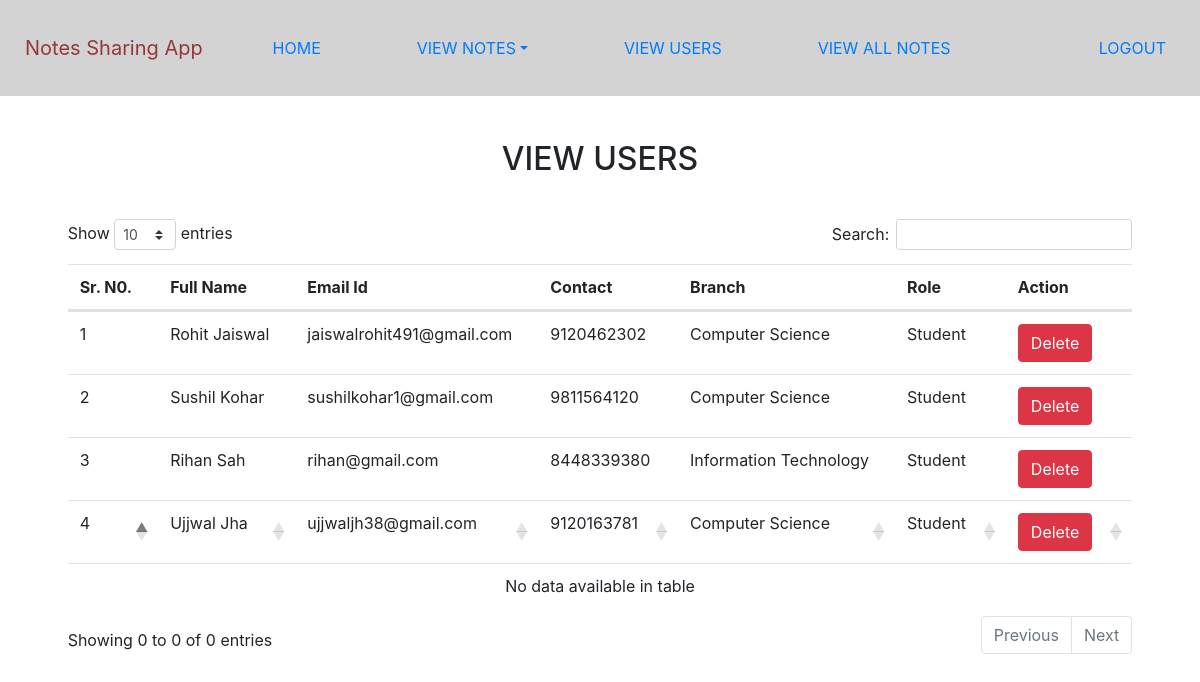
The page /view_users (signed in) on the database its author committed.
### notes/models.py (models this page shows, shortened)
class Signup(models.Model):
    user = models.ForeignKey(User, on_delete=models.CASCADE)
    contact = models.CharField(max_length=10,null=True)
    branch = models.CharField(max_length=30)
    role = models.CharField(max_length=15)

### notes/views.py (the view)
# urls.py: path('view_users',view_users,name='view_users'),
def view_users(request):
    if not request.user.is_authenticated:
        return redirect('login_admin')
    users = Signup.objects.all()
    d = {'users':users}
    return render(request,'view_users.html',d)

### notes/templates/view_users.html (shortened to what this page needs)
{% extends 'admin_nav.html' %}
{% load static %}
{% block body %}
<link rel="stylesheet" href="https://cdnjs.cloudflare.com/ajax/libs/twitter-bootstrap/4.5.2/css/bootstrap.css">
<link rel="stylesheet" href="https://cdn.datatables.net/1.10.24/css/dataTables.bootstrap4.min.css">
<div class="container mt-5">
    <h2 class="text-center">VIEW USERS</h2>
    <table class="table table=bordered" id="example">
       <thead>
           <tr>
               <th>Sr. N0.</th>
               <th>Full Name</th>
               <th>Email Id</th>
               <th>Contact</th>
               <th>Branch</th>
               <th>Role</th>
               <th>Action</th>
           </tr>
           {% for i in users %}
           <tr>
               <td>{{forloop.counter}}</td>
               <td style="text-transform: capitalize">{{i.user.first_name}} {{i.user.last_name}}</td>
               <td>{{i.user.username}}</td>
               <td>{{i.contact}}</td>
               <td>{{i.branch}}</td>
               <td>{{i.role}}</td>
               <td><a href="{% url 'delete_users' i.user.id %}" class = "btn btn-danger" onclick="return confirm('Are you sure?')">Delete</a></td>
           </tr>
           {% endfor %}
       </thead>
   </table>
</div>
{% endblock %}

### notes/templates/view_users.html (style rules this page uses)
.container { margin-top: 140px!important; display: flex; flex-direction: column; align-items: center; justify-content: center; margin-top: 140px; width: 94% !important; align-self: center; }

### rows shown on the page
Signup: user.first_name "Rohit", user.last_name "Jaiswal", user.username "jaiswalrohit491@gmail.com", contact "9120462302", branch "Computer Science", role "Student"
Signup: user.first_name "Sushil", user.last_name "Kohar", user.username "sushilkohar1@gmail.com", contact "9811564120", branch "Computer Science", role "Student"
Signup: user.first_name "Rihan", user.last_name "Sah", user.username "rihan@gmail.com", contact "8448339380", branch "Information Technology", role "Student"
Signup: user.first_name "Ujjwal", user.last_name "Jha", user.username "ujjwaljh38@gmail.com", contact "9120163781", branch "Computer Science", role "Student"
